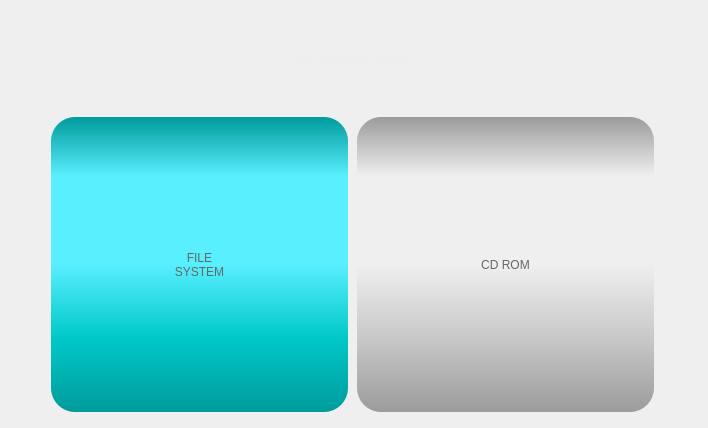
          <widget class="QWidget" name="pgImportDicom">
           <layout class="QGridLayout" name="gridLayout_20">
            <item row="0" column="0">
             <widget class="QLabel" name="label_title_12">
              <property name="minimumSize">
               <size>
                <width>0</width>
                <height>100</height>
               </size>
              </property>
              <property name="maximumSize">
               <size>
                <width>16777215</width>
                <height>100</height>
               </size>
              </property>
              <property name="styleSheet">
               <string notr="true">	color:#eeeeee;
	font: 64pt &quot;Cascadia Code SemiBold&quot;;
	padding:0px;
	margin:0px;</string>
              </property>
              <property name="text">
               <string>Select Dicom Source</string>
              </property>
              <property name="alignment">
               <set>Qt::AlignCenter</set>
              </property>
             </widget>
            </item>
            <item row="1" column="0">
             <layout class="QHBoxLayout" name="horizontalLayout_11">
              <item>
               <spacer name="horizontalSpacer_27">
                <property name="orientation">
                 <enum>Qt::Horizontal</enum>
                </property>
                <property name="sizeHint" stdset="0">
                 <size>
                  <width>40</width>
                  <height>20</height>
                 </size>
                </property>
               </spacer>
              </item>
              <item>
               <widget class="QPushButton" name="btnFromUSB">
                <property name="sizePolicy">
                 <sizepolicy hsizetype="Maximum" vsizetype="Fixed">
                  <horstretch>0</horstretch>
                  <verstretch>0</verstretch>
                 </sizepolicy>
                </property>
                <property name="minimumSize">
                 <size>
                  <width>300</width>
                  <height>300</height>
                 </size>
                </property>
                <property name="styleSheet">
                 <string notr="true">QPushButton{
font: 48pt &quot;Arial&quot;;
color:#666666;
border-radius:24px;
background-color: qlineargradient(spread:pad, x1:0, y1:0, x2:0, y2:1, stop:0 rgba(0, 155, 155, 255), stop:0.2 rgba(88, 239, 255, 255), stop:0.5 rgba(88, 239, 255, 255), stop:0.75 rgba(0, 200, 200, 255),  stop:1 rgba(0, 155, 155, 255));
padding: 0px 20px;
margin-bottom:5px;
margin-right:3px;
}

QPushButton:hover{
color:#aa3333;
background-color: qlineargradient(spread:pad, x1:0, y1:0, x2:0, y2:1, stop:0 rgba(50, 155, 155, 255), stop:0.2 rgba(150, 239, 255, 255), stop:0.5 rgba(150, 239, 255, 255), stop:0.75 rgba(50, 200, 200, 255),  stop:1 rgba(50, 155, 155, 255));
}

QPushButton:pressed{
margin-top:5px;
margin-bottom:0px;
margin-left:3px;
margin-right:0px;
}

QPushButton:disabled{
	background-color: qlineargradient(spread:pad, x1:0, y1:0, x2:0, y2:1, stop:0 rgba(155, 155, 155, 255), stop:0.2 rgba(239, 239, 239, 255), stop:0.5 rgba(239, 239, 239, 255), stop:0.75 rgba(200, 200, 200, 255),  stop:1 rgba(155, 155, 155, 255));
}</string>
                </property>
                <property name="text">
                 <string>FILE 
SYSTEM</string>
                </property>
               </widget>
              </item>
              <item>
               <widget class="QPushButton" name="btnFromCD">
                <property name="enabled">
                 <bool>false</bool>
                </property>
                <property name="sizePolicy">
                 <sizepolicy hsizetype="Maximum" vsizetype="Fixed">
                  <horstretch>0</horstretch>
                  <verstretch>0</verstretch>
                 </sizepolicy>
                </property>
                <property name="minimumSize">
                 <size>
                  <width>300</width>
                  <height>300</height>
                 </size>
                </property>
                <property name="styleSheet">
                 <string notr="true">QPushButton{
font: 48pt &quot;Arial&quot;;
color:#666666;
border-radius:24px;
background-color: qlineargradient(spread:pad, x1:0, y1:0, x2:0, y2:1, stop:0 rgba(0, 155, 155, 255), stop:0.2 rgba(88, 239, 255, 255), stop:0.5 rgba(88, 239, 255, 255), stop:0.75 rgba(0, 200, 200, 255),  stop:1 rgba(0, 155, 155, 255));
padding: 0px 20px;
margin-bottom:5px;
margin-right:3px;
}

QPushButton:hover{
color:#aa3333;
background-color: qlineargradient(spread:pad, x1:0, y1:0, x2:0, y2:1, stop:0 rgba(50, 155, 155, 255), stop:0.2 rgba(150, 239, 255, 255), stop:0.5 rgba(150, 239, 255, 255), stop:0.75 rgba(50, 200, 200, 255),  stop:1 rgba(50, 155, 155, 255));
}

QPushButton:pressed{
margin-top:5px;
margin-bottom:0px;
margin-left:3px;
margin-right:0px;
}

QPushButton:disabled{
	background-color: qlineargradient(spread:pad, x1:0, y1:0, x2:0, y2:1, stop:0 rgba(155, 155, 155, 255), stop:0.2 rgba(239, 239, 239, 255), stop:0.5 rgba(239, 239, 239, 255), stop:0.75 rgba(200, 200, 200, 255),  stop:1 rgba(155, 155, 155, 255));
}</string>
                </property>
                <property name="text">
                 <string>CD ROM</string>
                </property>
               </widget>
              </item>
              <item>
               <spacer name="horizontalSpacer_28">
                <property name="orientation">
                 <enum>Qt::Horizontal</enum>
                </property>
                <property name="sizeHint" stdset="0">
                 <size>
                  <width>40</width>
                  <height>20</height>
                 </size>
                </property>
               </spacer>
              </item>
             </layout>
            </item>
           </layout>
          </widget>
